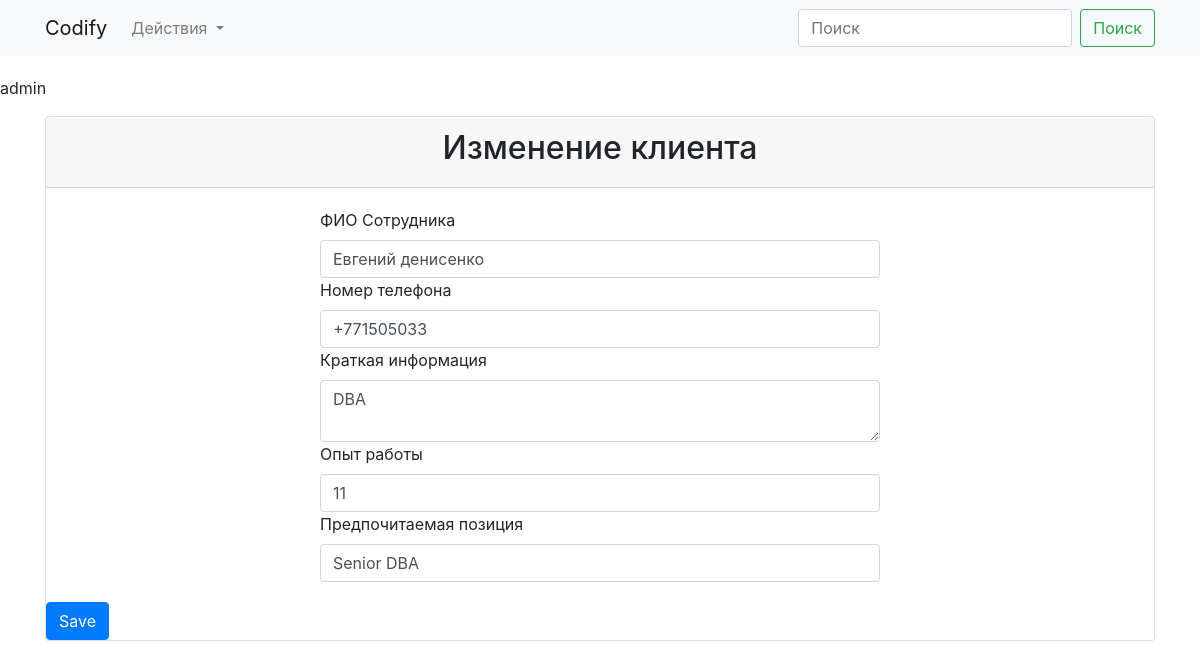
The app's page /employee/2/update (signed in) with its own data.
### app/models.py (models this page shows, shortened)
class User(UserMixin, db.Model): #####UserMixin -- Содержит функции проверки учетной записи пользователя
    id = db.Column(db.Integer, primary_key=True)
    username = db.Column(db.String, nullable=False, unique=True)
    password_hash = db.Column(db.String, nullable=False)
    def __repr__(self):
        return self.username
    @property
    def password(self):
        return None

class Employee(db.Model):
    id = db.Column(db.Integer, primary_key=True)
    fullname = db.Column(db.String(30))
    phone = db.Column(db.String)
    short_info = db.Column(db.String)
    experience = db.Column(db.Integer)
    preferred_position = db.Column(db.String)
    user = db.relationship(User, backref=db.backref('users', lazy='dynamic'))
    user_name = db.Column(db.String, db.ForeignKey('user.username'))

### app/views.py (the view)
@login_required
def employee_update(id):
    employee = Employee.query.get(id)
    form = EmployeeForm(request.form, obj=employee)
    if request.method == 'POST':
        if form.validate_on_submit():
            form.populate_obj(employee)
            db.session.add(employee)
            db.session.commit()
            return redirect(url_for('index'))
    return render_template('employee_update.html', form=form)

### app/forms.py (shortened to what this page needs)
class EmployeeForm(FlaskForm):
    fullname = ws.StringField('ФИО Сотрудника', validators=[ws.validators.DataRequired(), ])
    phone = ws.TelField('Номер телефона', validators=[ws.validators.DataRequired(), ])
    short_info = ws.TextAreaField('Краткая информация', validators=[ws.validators.DataRequired(), ])
    experience = ws.IntegerField('Опыт работы', validators=[ws.validators.DataRequired(), ])
    preferred_position = ws.StringField('Предпочитаемая позиция')
    user_name = ws.SelectField('Пользователь', choices=[])
    def __init__(self, *args, **kwargs):
        super().__init__(*args, **kwargs)
        self.user_choices = []
        with app.app_context():
            for user in User.query.all():
                self.user_choices.append((user.username))
        self._fields['user_name'].choices = self.user_choices

### app/models.py (called while the page is built)
@login_manager.user_loader
def load_user(user_id):
    return User.query.get(int(user_id))

### app/templates/employee_update.html (shortened to what this page needs)
{% extends "base.html" %}
{% block content %}
<div class="container">
  <div class="card">
    <form method="POST">
        <div class="card-header">
            <h2>Изменение клиента</h2>
        </div>
        <div class="content-inside">
            {{ form.fullname.label() }}
            {{ form.fullname(class="form-control", placeholder="ФИО") }}
            {{ form.phone.label() }}
            {{ form.phone(class="form-control", placeholder="Телефон") }}
            {{ form.short_info.label() }}
            {{ form.short_info(class="form-control", placeholder="Краткая информация") }}
            {{ form.experience.label() }}
            {{ form.experience(class="form-control", placeholder="Опыт работы в годах") }}
            {{ form.preferred_position.label() }}
            {{ form.preferred_position(class="form-control", placeholder="Желаемая должность") }}
        </div>
        <button type="submit" class="btn btn-primary">Save</button>
    </form>
  </div>
</div>
{% endblock content %}

### app/templates/base.html (shortened to what this page needs)
<!doctype html>
<html lang="en">
  <head>
    <link rel="stylesheet" href="https://cdn.jsdelivr.net/npm/bootstrap@4.6.1/dist/css/bootstrap.min.css">
    <link href="{{ url_for('static', filename='css/style.css') }}" rel="stylesheet">
  </head>
  <body>
  <nav class="navbar navbar-expand-lg navbar-light bg-light">
    <div class="container">
    <a class="navbar-brand" href="#">Codify</a>
    <div class="collapse navbar-collapse" id="navbarSupportedContent">
      <ul class="navbar-nav mr-auto">
        <li class="nav-item dropdown">
          <a class="nav-link dropdown-toggle" href="#" id="navbarDropdown" role="button" data-toggle="dropdown" aria-expanded="false">
            Действия
          </a>
        </li>
      </ul>
      <form class="form-inline my-2 my-lg-0">
        <input class="form-control mr-sm-2" type="search" placeholder="Поиск" aria-label="Поиск">
        <button class="btn btn-outline-success my-2 my-sm-0" type="submit">Поиск</button>
      </form>
    </div>
    </div>
  </nav>
  <div class="content">
       {% if current_user.is_authenticated %}
          <p>{{ current_user }}</p>
          {% else %}
          <p>Guest</p>
       {% endif %}
    {% block content %}
    {% endblock %}
  </div>
  </body>
</html>

### app/static/css/style.css (style rules this page uses)
.content { padding-top: 20px; padding-bottom: 20px; }
.content-inside { padding: 20px; max-width: 600px; margin: 0 auto; }
.card-header h2 { text-align: center; }

### records on screen
User: username "admin"
Employee: fullname "Евгений денисенко", phone "+771505033", short_info "DBA", experience "11", preferred_position "Senior DBA"
